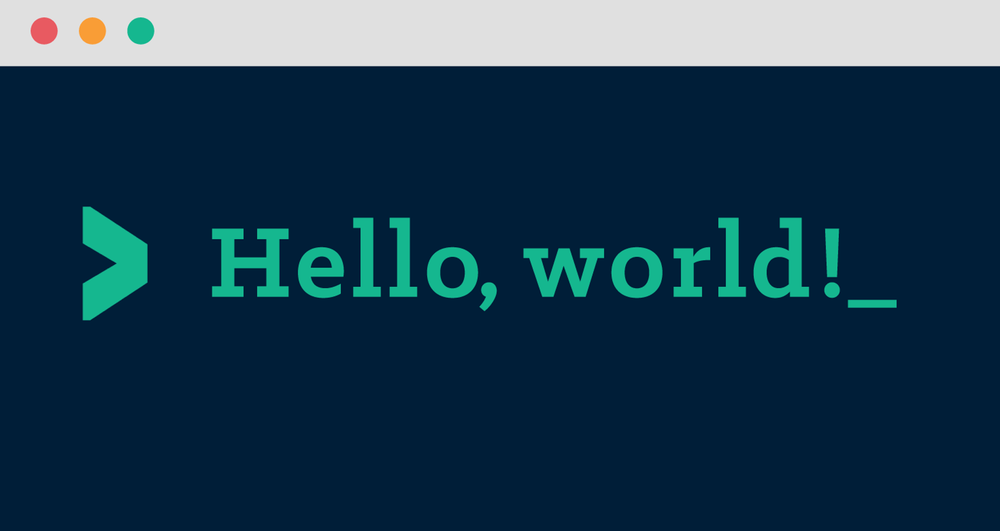
#> input picture other/hello-world.png, 1000 x 531 px, shrunk from 2000 x 1062 before the run, found by its file name
$ python ocr_script.py --image hello-world.png
#> lines starting #> are read from the running program, lines starting #| are printed output that depends on the picture; after the words box and inside, x2 and y2 are one past the last pixel; in counts of white or black regions, pixels touching at a corner belong together
# python ocr_script.py --image hello-world.png

# https://github.com/UB-Mannheim/tesseract/wiki
# pip install Pillow
# pip install opencv-python
# pip install pytesseract


# import the necessary packages
from PIL import Image
import pytesseract
import argparse
import cv2
import os


tesseract_path = r'C:\Program Files\Tesseract-OCR\tesseract.exe'
pytesseract.pytesseract.tesseract_cmd = tesseract_path

# construct the argument parse and parse the arguments
ap = argparse.ArgumentParser()
ap.add_argument("-i", "--image", required=True,
	help="path to input image to be OCR'd")
ap.add_argument("-p", "--preprocess", type=str, default="thresh",
	help="type of preprocessing to be done")
args = vars(ap.parse_args())

# load the example image and convert it to grayscale
image = cv2.imread(args["image"])
#> image is the input picture: shape (531, 1000, 3); mean B, G, R 80.2, 60.3, 28.7
gray = cv2.cvtColor(image, cv2.COLOR_BGR2GRAY)
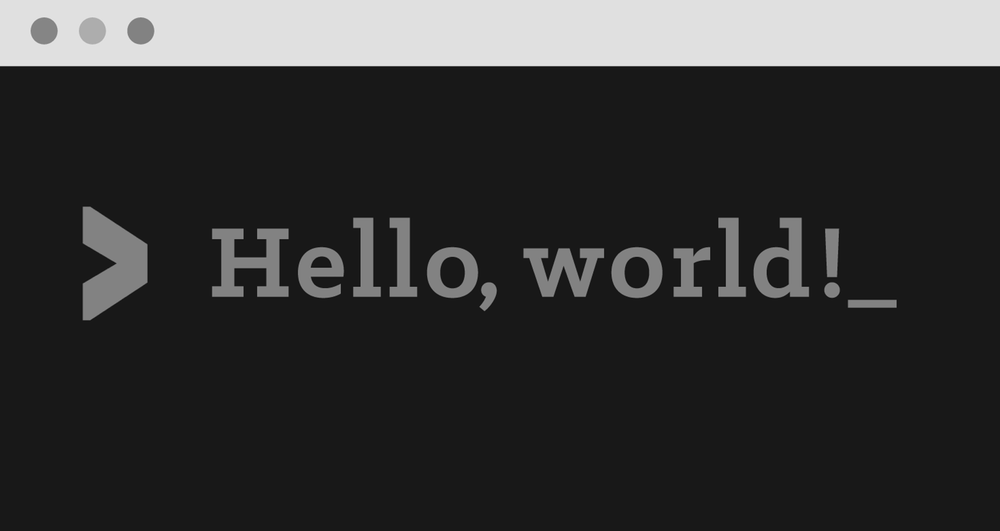
#> gray: shape (531, 1000); min 9, max 231, mean 53.1

# check to see if we should apply thresholding to preprocess the
# image
if args["preprocess"] == "thresh":
	gray = cv2.threshold(gray, 0, 255,
		cv2.THRESH_BINARY | cv2.THRESH_OTSU)[1]
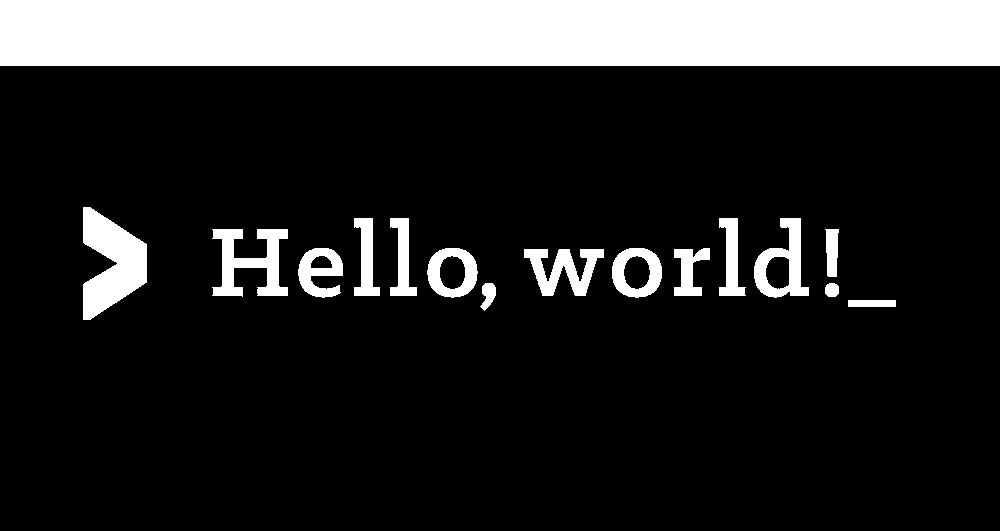
#> gray: shape (531, 1000); 16.3% white; 16 white regions, largest, box (x1, y1, x2, y2) and area: (0, 0, 1000, 66) 66000, (83, 207, 147, 320) 4390, (212, 229, 288, 297) 2648

# make a check to see if median blurring should be done to remove
# noise
elif args["preprocess"] == "blur":
	gray = cv2.medianBlur(gray, 3)

# write the grayscale image to disk as a temporary file so we can
# apply OCR to it
filename = "{}.png".format(os.getpid())
cv2.imwrite(filename, gray)


# load the image as a PIL/Pillow image, apply OCR, and then delete
# the temporary file
#> (the run stopped early here; a loop or call above may not have finished)
